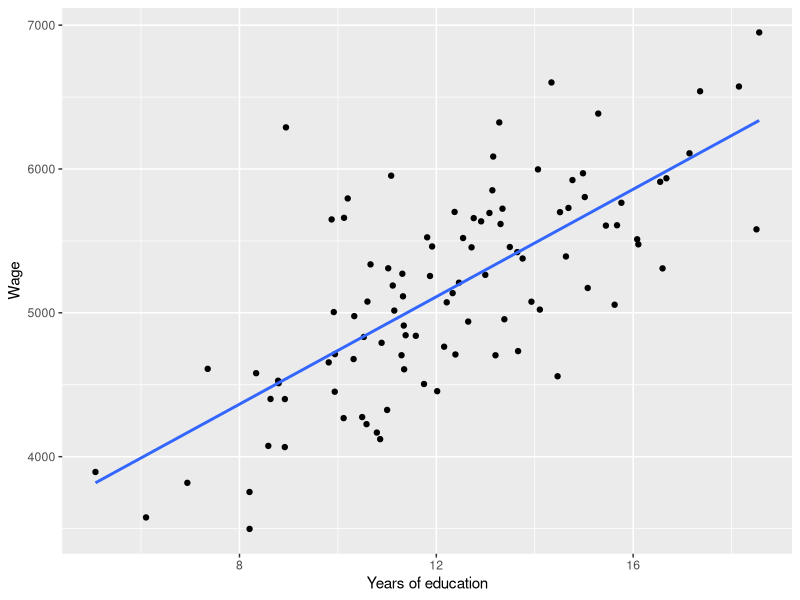
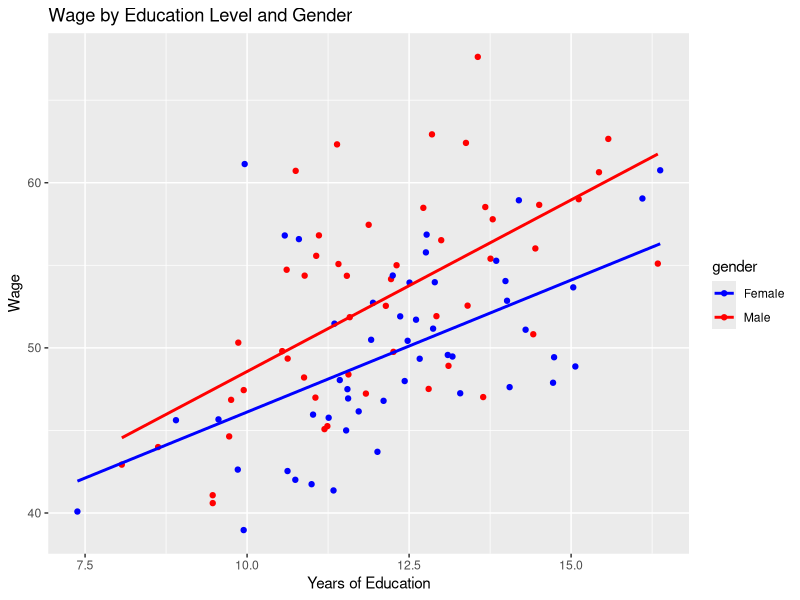

Reproduce these figures in R, in order. (Note: this script raises an error after producing the figures.)
library(ggplot2)

set.seed(123)

# Simulate data
n <- 100
educ <- rnorm(n, mean = 12, sd = 3)
age <- rnorm(n, mean = 35, sd = 10)
wage <- 1000 + 200*educ + 50*age + rnorm(n, mean = 0, sd = 100)

# Create data frame
data <- data.frame(educ = educ, age = age, wage = wage)

# Plot data
ggplot(data, aes(x = educ, y = wage)) +
  geom_point() +
  geom_smooth(method = "lm", se = FALSE) +
  labs(x = "Years of education", y = "Wage")



# Catehorical

library(ggplot2)

# generate simulated data
set.seed(123)
gender <- factor(rep(c("Male", "Female"), each = 50))
educ <- rnorm(100, mean = 12, sd = 2)
wage <- 20 + 5*as.numeric(gender) + 2*educ + rnorm(100, mean = 0, sd = 5)
data <- data.frame(gender, educ, wage)

# plot the data with linear regression lines by gender
ggplot(data, aes(x = educ, y = wage, color = gender)) +
  geom_point() +
  geom_smooth(method = "lm", se = FALSE) +
  xlab("Years of Education") +
  ylab("Wage") +
  ggtitle("Wage by Education Level and Gender") +
  scale_color_manual(values = c("blue", "red"))



# Ejemplos
# simulate data
set.seed(123)
gasto <- exp(rnorm(100))
voters <- 1 + 2 * log(x) + rnorm(100)

# plot the data
library(ggplot2)
ggplot(data.frame(x = gasto, y = voters), aes(x, y)) + 
  geom_point() + 
  xlab("Gasto") + 
  ylab("Votantes")

# fit a linear model
fit_lm <- lm(y ~ x)
summary(fit_lm)

# plot the linear fit
ggplot(data.frame(x = x, y = y), aes(x, y)) + 
  geom_point() + 
  geom_smooth(method = "lm") +
  xlab("Gasto") + 
  ylab("Votantes")

# fit a linear-log model
fit_lmlg <- lm(y ~ log(x))
summary(fit_lmlg)

# plot the linear-log fit
ggplot(data.frame(x = x, y = y), aes(x, y)) + 
  geom_point() + 
  geom_smooth(method = "lm", formula = y ~ log(x)) +
  xlab("Gasto") + 
  ylab("Votantes")


# Log -x



# Simulate data
# Load libraries
library(ggplot2)
library(dplyr)

# Simulate data
set.seed(123)
exp <- runif(100, 0, 20)
wage <- exp^2 + rnorm(100, 0, 1)
data <- data.frame(exp, wage)

# Fit linear regression
fit_lin <- lm(wage ~ exp, data = data)
summary(fit_lin)

# Fit logarithmic regression
fit_log <- lm(log(wage) ~ exp, data = data)
summary(fit_log)

# Plot data and regression lines
library(ggplot2)
ggplot(data, aes(x = exp, y = wage)) +
  geom_point() +
  geom_smooth(method = "lm", formula = y ~ x, se = FALSE, color = "red") +
  geom_smooth(method = "lm", formula = log(y) ~ x, se = FALSE, color = "blue") +
  labs(title = "Wage vs Experience",
       x = "Experience",
     y = "Wage")


# log log
set.seed(123)
n <- 100
x <- exp(2  + rnorm(n))
y <- exp(2 * log(x) + rnorm(n))
data <- data.frame(x = x, y = y)

# Linear regression
fit_lm <- lm(y ~ x, data = data)
summary(fit_lm)

# Logarithmic regression
fit_log <- lm(log(y) ~ log(x), data = data)
summary(fit_log)

# Plotting the results
library(ggplot2)
ggplot(data, aes(x, y)) +
  geom_point() +
  geom_smooth(method = "lm", formula = y ~ x, se = FALSE, color = "red") +
  geom_smooth(method = "lm", formula = log(y) ~ log(x), se = FALSE, color = "blue") +
  scale_x_log10() +
  scale_y_log10()

